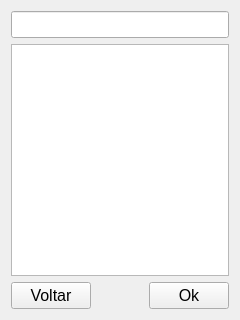
<?xml version="1.0" encoding="UTF-8"?>
<ui version="4.0">
 <class>SelectSpot</class>
 <widget class="QWidget" name="SelectSpot">
  <property name="geometry">
   <rect>
    <x>0</x>
    <y>0</y>
    <width>240</width>
    <height>320</height>
   </rect>
  </property>
  <property name="minimumSize">
   <size>
    <width>240</width>
    <height>320</height>
   </size>
  </property>
  <property name="maximumSize">
   <size>
    <width>240</width>
    <height>320</height>
   </size>
  </property>
  <property name="font">
   <font>
    <pointsize>12</pointsize>
   </font>
  </property>
  <property name="windowTitle">
   <string>Gorpa NextBus</string>
  </property>
  <layout class="QVBoxLayout" name="verticalLayout">
   <item>
    <widget class="QLineEdit" name="lineEdit">
     <property name="focusPolicy">
      <enum>Qt::ClickFocus</enum>
     </property>
    </widget>
   </item>
   <item>
    <widget class="QListWidget" name="listWidget">
     <property name="focusPolicy">
      <enum>Qt::ClickFocus</enum>
     </property>
     <property name="horizontalScrollBarPolicy">
      <enum>Qt::ScrollBarAlwaysOff</enum>
     </property>
    </widget>
   </item>
   <item>
    <layout class="QHBoxLayout" name="horizontalLayout">
     <item>
      <widget class="QPushButton" name="pushButtonBack">
       <property name="focusPolicy">
        <enum>Qt::ClickFocus</enum>
       </property>
       <property name="text">
        <string>Voltar</string>
       </property>
      </widget>
     </item>
     <item>
      <spacer name="horizontalSpacer">
       <property name="orientation">
        <enum>Qt::Horizontal</enum>
       </property>
       <property name="sizeHint" stdset="0">
        <size>
         <width>40</width>
         <height>20</height>
        </size>
       </property>
      </spacer>
     </item>
     <item>
      <widget class="QPushButton" name="pushButtonOk">
       <property name="focusPolicy">
        <enum>Qt::ClickFocus</enum>
       </property>
       <property name="text">
        <string>Ok</string>
       </property>
      </widget>
     </item>
    </layout>
   </item>
  </layout>
 </widget>
 <tabstops>
  <tabstop>lineEdit</tabstop>
  <tabstop>listWidget</tabstop>
  <tabstop>pushButtonBack</tabstop>
  <tabstop>pushButtonOk</tabstop>
 </tabstops>
 <resources/>
 <connections>
  <connection>
   <sender>listWidget</sender>
   <signal>doubleClicked(QModelIndex)</signal>
   <receiver>pushButtonOk</receiver>
   <slot>click()</slot>
   <hints>
    <hint type="sourcelabel">
     <x>111</x>
     <y>203</y>
    </hint>
    <hint type="destinationlabel">
     <x>162</x>
     <y>294</y>
    </hint>
   </hints>
  </connection>
 </connections>
</ui>
